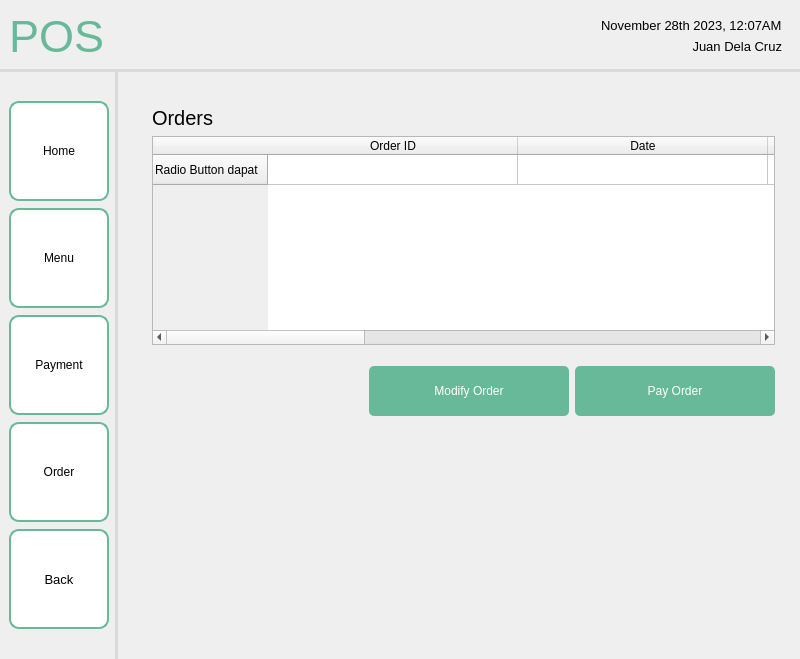
<?xml version="1.0" encoding="UTF-8"?>
<ui version="4.0">
 <class>MainWindow</class>
 <widget class="QMainWindow" name="MainWindow">
  <property name="geometry">
   <rect>
    <x>0</x>
    <y>0</y>
    <width>800</width>
    <height>659</height>
   </rect>
  </property>
  <property name="windowTitle">
   <string>MainWindow</string>
  </property>
  <widget class="QWidget" name="centralwidget">
   <layout class="QHBoxLayout" name="horizontalLayout">
    <property name="leftMargin">
     <number>0</number>
    </property>
    <property name="topMargin">
     <number>0</number>
    </property>
    <property name="rightMargin">
     <number>0</number>
    </property>
    <property name="bottomMargin">
     <number>0</number>
    </property>
    <item>
     <widget class="QFrame" name="frame">
      <property name="sizePolicy">
       <sizepolicy hsizetype="Preferred" vsizetype="Preferred">
        <horstretch>0</horstretch>
        <verstretch>0</verstretch>
       </sizepolicy>
      </property>
      <property name="frameShape">
       <enum>QFrame::NoFrame</enum>
      </property>
      <property name="frameShadow">
       <enum>QFrame::Plain</enum>
      </property>
      <layout class="QGridLayout" name="gridLayout">
       <property name="leftMargin">
        <number>0</number>
       </property>
       <property name="topMargin">
        <number>0</number>
       </property>
       <property name="rightMargin">
        <number>0</number>
       </property>
       <property name="bottomMargin">
        <number>0</number>
       </property>
       <property name="spacing">
        <number>0</number>
       </property>
       <item row="1" column="0">
        <widget class="QWidget" name="navbar" native="true">
         <property name="sizePolicy">
          <sizepolicy hsizetype="Fixed" vsizetype="Preferred">
           <horstretch>0</horstretch>
           <verstretch>0</verstretch>
          </sizepolicy>
         </property>
         <property name="styleSheet">
          <string notr="true">QWidget {
    border-right: 3px solid #D8DBD9;
}
</string>
         </property>
         <layout class="QVBoxLayout" name="verticalLayout_2">
          <property name="spacing">
           <number>7</number>
          </property>
          <item>
           <spacer name="verticalSpacer">
            <property name="orientation">
             <enum>Qt::Vertical</enum>
            </property>
            <property name="sizeHint" stdset="0">
             <size>
              <width>20</width>
              <height>40</height>
             </size>
            </property>
           </spacer>
          </item>
          <item>
           <widget class="QPushButton" name="homeBTN">
            <property name="minimumSize">
             <size>
              <width>100</width>
              <height>100</height>
             </size>
            </property>
            <property name="maximumSize">
             <size>
              <width>100</width>
              <height>100</height>
             </size>
            </property>
            <property name="styleSheet">
             <string notr="true">QPushButton {
    background-color: white;
    border: 2px solid #67B99A;
    color: black;
    padding: 8px 16px;
    border-radius: 10px;
}

QPushButton:hover {
    border: 2px solid #4D926D;
}

QPushButton:pressed {
	background-color: #F0F0F0;
	border: 2px solid #265C42;
}</string>
            </property>
            <property name="text">
             <string>Home</string>
            </property>
           </widget>
          </item>
          <item>
           <widget class="QPushButton" name="menuBTN">
            <property name="minimumSize">
             <size>
              <width>100</width>
              <height>100</height>
             </size>
            </property>
            <property name="maximumSize">
             <size>
              <width>100</width>
              <height>100</height>
             </size>
            </property>
            <property name="styleSheet">
             <string notr="true">QPushButton {
    background-color: white;
    border: 2px solid #67B99A;
    color: black;
    padding: 8px 16px;
    border-radius: 10px;
}

QPushButton:hover {
    border: 2px solid #4D926D;
}

QPushButton:pressed {
	background-color: #F0F0F0;
	border: 2px solid #265C42;
}</string>
            </property>
            <property name="text">
             <string>Menu</string>
            </property>
           </widget>
          </item>
          <item>
           <widget class="QPushButton" name="paymentBTN">
            <property name="minimumSize">
             <size>
              <width>100</width>
              <height>100</height>
             </size>
            </property>
            <property name="maximumSize">
             <size>
              <width>100</width>
              <height>100</height>
             </size>
            </property>
            <property name="styleSheet">
             <string notr="true">QPushButton {
    background-color: white;
    border: 2px solid #67B99A;
    color: black;
    padding: 8px 16px;
    border-radius: 10px;
}

QPushButton:hover {
    border: 2px solid #4D926D;
}

QPushButton:pressed {
	background-color: #F0F0F0;
	border: 2px solid #265C42;
}</string>
            </property>
            <property name="text">
             <string>Payment</string>
            </property>
           </widget>
          </item>
          <item>
           <widget class="QPushButton" name="orderBTN">
            <property name="minimumSize">
             <size>
              <width>100</width>
              <height>100</height>
             </size>
            </property>
            <property name="maximumSize">
             <size>
              <width>100</width>
              <height>100</height>
             </size>
            </property>
            <property name="styleSheet">
             <string notr="true">QPushButton {
    background-color: white;
    border: 2px solid #67B99A;
    color: black;
    padding: 8px 16px;
    border-radius: 10px;
}

QPushButton:hover {
    border: 2px solid #4D926D;
}

QPushButton:pressed {
	background-color: #F0F0F0;
	border: 2px solid #265C42;
}</string>
            </property>
            <property name="text">
             <string>Order</string>
            </property>
           </widget>
          </item>
          <item>
           <widget class="QPushButton" name="backBTN">
            <property name="sizePolicy">
             <sizepolicy hsizetype="Fixed" vsizetype="Fixed">
              <horstretch>0</horstretch>
              <verstretch>0</verstretch>
             </sizepolicy>
            </property>
            <property name="minimumSize">
             <size>
              <width>100</width>
              <height>100</height>
             </size>
            </property>
            <property name="maximumSize">
             <size>
              <width>100</width>
              <height>100</height>
             </size>
            </property>
            <property name="font">
             <font>
              <pointsize>10</pointsize>
             </font>
            </property>
            <property name="styleSheet">
             <string notr="true">QPushButton {
    background-color: white;
    border: 2px solid #67B99A;
    color: black;
    padding: 8px 16px;
    border-radius: 10px;
}

QPushButton:hover {
    border: 2px solid #4D926D;
}

QPushButton:pressed {
	background-color: #F0F0F0;
	border: 2px solid #265C42;
}</string>
            </property>
            <property name="text">
             <string>Back</string>
            </property>
            <property name="icon">
             <iconset resource="../../../../assets/resourceFile.qrc">
              <normaloff>:/logos/Icons/entypo_back.png</normaloff>:/logos/Icons/entypo_back.png</iconset>
            </property>
            <property name="autoRepeat">
             <bool>false</bool>
            </property>
           </widget>
          </item>
          <item>
           <spacer name="verticalSpacer_3">
            <property name="orientation">
             <enum>Qt::Vertical</enum>
            </property>
            <property name="sizeHint" stdset="0">
             <size>
              <width>20</width>
              <height>40</height>
             </size>
            </property>
           </spacer>
          </item>
         </layout>
        </widget>
       </item>
       <item row="0" column="0" colspan="2">
        <widget class="QWidget" name="header" native="true">
         <property name="styleSheet">
          <string notr="true">QWidget {
    border-bottom: 3px solid #D8DBD9; 
}
</string>
         </property>
         <layout class="QHBoxLayout" name="horizontalLayout_2">
          <item>
           <widget class="QLabel" name="label">
            <property name="font">
             <font>
              <pointsize>-1</pointsize>
             </font>
            </property>
            <property name="layoutDirection">
             <enum>Qt::LeftToRight</enum>
            </property>
            <property name="styleSheet">
             <string notr="true">QLabel {
    color: #67B99A;
    font-size: 45px;
}</string>
            </property>
            <property name="text">
             <string>POS</string>
            </property>
            <property name="scaledContents">
             <bool>false</bool>
            </property>
           </widget>
          </item>
          <item>
           <spacer name="horizontalSpacer">
            <property name="orientation">
             <enum>Qt::Horizontal</enum>
            </property>
            <property name="sizeHint" stdset="0">
             <size>
              <width>40</width>
              <height>20</height>
             </size>
            </property>
           </spacer>
          </item>
          <item>
           <widget class="QFrame" name="frame_2">
            <layout class="QVBoxLayout" name="verticalLayout">
             <item>
              <widget class="QLabel" name="date">
               <property name="font">
                <font>
                 <pointsize>10</pointsize>
                </font>
               </property>
               <property name="styleSheet">
                <string notr="true">QLabel {
    color: black;
}</string>
               </property>
               <property name="text">
                <string>November 28th 2023, 12:07AM</string>
               </property>
              </widget>
             </item>
             <item>
              <widget class="QLabel" name="time">
               <property name="font">
                <font>
                 <pointsize>10</pointsize>
                </font>
               </property>
               <property name="styleSheet">
                <string notr="true">QLabel {
    color: black;
}</string>
               </property>
               <property name="text">
                <string>Juan Dela Cruz</string>
               </property>
               <property name="alignment">
                <set>Qt::AlignRight|Qt::AlignTrailing|Qt::AlignVCenter</set>
               </property>
              </widget>
             </item>
            </layout>
           </widget>
          </item>
         </layout>
        </widget>
       </item>
       <item row="1" column="1">
        <widget class="QFrame" name="Content">
         <layout class="QVBoxLayout" name="verticalLayout_4">
          <property name="rightMargin">
           <number>0</number>
          </property>
          <item>
           <widget class="QWidget" name="widget" native="true">
            <layout class="QVBoxLayout" name="verticalLayout_3">
             <property name="leftMargin">
              <number>25</number>
             </property>
             <property name="topMargin">
              <number>25</number>
             </property>
             <property name="rightMargin">
              <number>25</number>
             </property>
             <property name="bottomMargin">
              <number>25</number>
             </property>
             <item>
              <widget class="QLabel" name="orderLabel">
               <property name="font">
                <font>
                 <pointsize>15</pointsize>
                </font>
               </property>
               <property name="text">
                <string>Orders</string>
               </property>
              </widget>
             </item>
             <item>
              <widget class="QTableWidget" name="tableWidget">
               <property name="editTriggers">
                <set>QAbstractItemView::NoEditTriggers</set>
               </property>
               <property name="showDropIndicator" stdset="0">
                <bool>false</bool>
               </property>
               <property name="dragDropOverwriteMode">
                <bool>false</bool>
               </property>
               <property name="selectionMode">
                <enum>QAbstractItemView::NoSelection</enum>
               </property>
               <attribute name="horizontalHeaderDefaultSectionSize">
                <number>250</number>
               </attribute>
               <attribute name="horizontalHeaderStretchLastSection">
                <bool>true</bool>
               </attribute>
               <row>
                <property name="text">
                 <string>Radio Button dapat</string>
                </property>
               </row>
               <column>
                <property name="text">
                 <string>Order ID</string>
                </property>
               </column>
               <column>
                <property name="text">
                 <string>Date</string>
                </property>
               </column>
               <column>
                <property name="text">
                 <string>Time</string>
                </property>
               </column>
               <column>
                <property name="text">
                 <string>Table No.</string>
                </property>
               </column>
               <column>
                <property name="text">
                 <string>Total Amount</string>
                </property>
               </column>
               <column>
                <property name="text">
                 <string>Status</string>
                </property>
               </column>
               <item row="0" column="0">
                <property name="flags">
                 <set>ItemIsEnabled</set>
                </property>
               </item>
              </widget>
             </item>
             <item>
              <layout class="QHBoxLayout" name="horizontalLayout_3">
               <property name="topMargin">
                <number>15</number>
               </property>
               <item>
                <spacer name="horizontalSpacer_2">
                 <property name="orientation">
                  <enum>Qt::Horizontal</enum>
                 </property>
                 <property name="sizeHint" stdset="0">
                  <size>
                   <width>40</width>
                   <height>20</height>
                  </size>
                 </property>
                </spacer>
               </item>
               <item>
                <widget class="QPushButton" name="modifyBTN">
                 <property name="minimumSize">
                  <size>
                   <width>200</width>
                   <height>50</height>
                  </size>
                 </property>
                 <property name="maximumSize">
                  <size>
                   <width>200</width>
                   <height>50</height>
                  </size>
                 </property>
                 <property name="styleSheet">
                  <string notr="true">QPushButton {
    background-color: #67B99A;
    color: white;
    padding: 8px 16px;
    border-radius: 5px;
}
QPushButton:hover {
    background-color: #5CAE8B;
}
QPushButton:pressed {
    background-color: #4D9C7F;
}</string>
                 </property>
                 <property name="text">
                  <string>Modify Order</string>
                 </property>
                </widget>
               </item>
               <item>
                <widget class="QPushButton" name="payOrderBTN">
                 <property name="minimumSize">
                  <size>
                   <width>200</width>
                   <height>50</height>
                  </size>
                 </property>
                 <property name="maximumSize">
                  <size>
                   <width>200</width>
                   <height>50</height>
                  </size>
                 </property>
                 <property name="styleSheet">
                  <string notr="true">QPushButton {
    background-color: #67B99A;
    color: white;
    padding: 8px 16px;
    border-radius: 5px;
}
QPushButton:hover {
    background-color: #5CAE8B;
}
QPushButton:pressed {
    background-color: #4D9C7F;
}</string>
                 </property>
                 <property name="text">
                  <string>Pay Order</string>
                 </property>
                </widget>
               </item>
              </layout>
             </item>
             <item>
              <spacer name="verticalSpacer_2">
               <property name="orientation">
                <enum>Qt::Vertical</enum>
               </property>
               <property name="sizeHint" stdset="0">
                <size>
                 <width>20</width>
                 <height>40</height>
                </size>
               </property>
              </spacer>
             </item>
            </layout>
           </widget>
          </item>
         </layout>
        </widget>
       </item>
      </layout>
     </widget>
    </item>
   </layout>
  </widget>
 </widget>
 <resources>
  <include location="../../../../assets/resourceFile.qrc"/>
 </resources>
 <connections/>
</ui>
